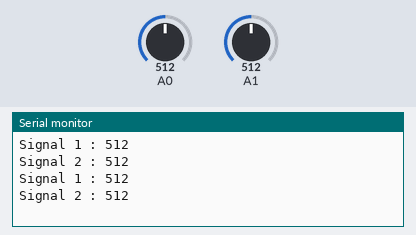
A sketch run on a simulated Arduino Uno, built with avr-gcc and run on an emulated ATmega328P. Shown: the last lines printed to the serial monitor. The inputs (shaded band) are chosen by the test bench; at power-on: A0 = 512, A1 = 512.

Above: at 1.8 s.
1.9 s: A0 set to 716
At 2.8 s:
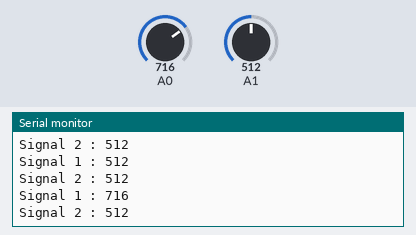
3.4 s: A1 set to 716
At 4.7 s:
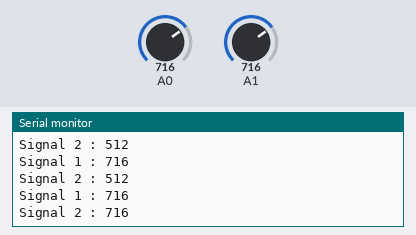
4.9 s: A0 set to 900
At 5.8 s:
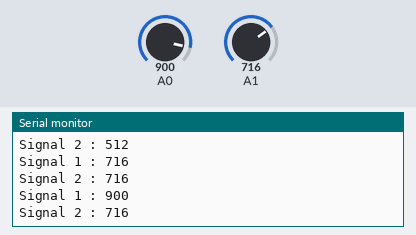
6.4 s: A1 set to 900
At 7.4 s:
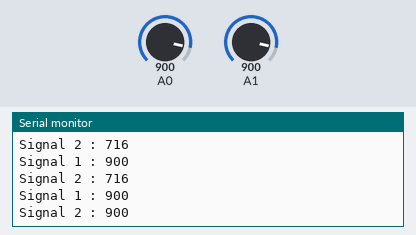
Timing chart, 0 to 8.9 s (numbered marks = the images above; inputs shaded):
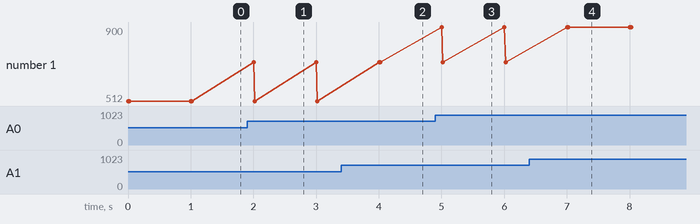

Measured:
- after the input at 1.9 s, the serial monitor: prints a new line after 0.10 s (image 1)
- after the input at 3.4 s, the serial monitor: prints a new line after 0.62 s (image 2)
- after the input at 4.9 s, the serial monitor: prints a new line after 0.10 s (image 3)
- after the input at 6.4 s, the serial monitor: prints a new line after 0.62 s (image 4)

The sketch:

experiment_5.3.ino
```cpp
void setup()
{
  Serial.begin(9600);
}

void loop()
{
  int sig1 = analogRead(A0);
  int sig2 = analogRead(A1);

  Serial.print("Signal 1 : ");
  Serial.println(sig1);

  Serial.print("Signal 2 : ");
  Serial.println(sig2);

  if (sig1 > sig2) {
    digitalWrite(13, HIGH);
  } else {
    digitalWrite(13, LOW);
  }

  delay(1000);
}
```
